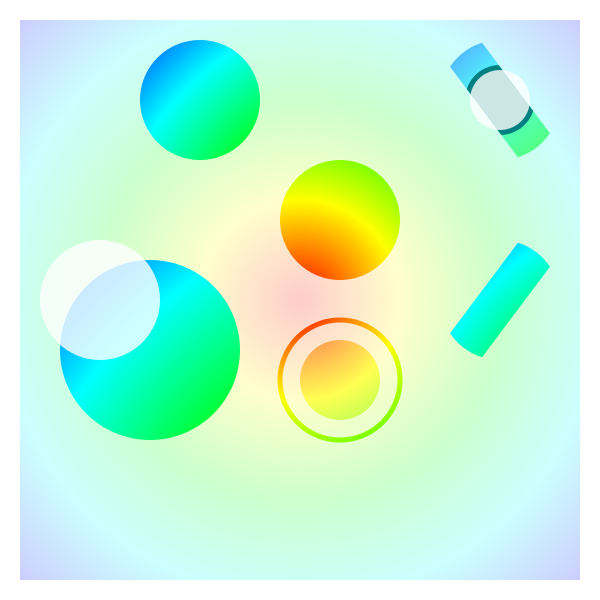

The script that drew this image:
from cp_import import cairopath

canvas = cairopath.canvas(600,600,0xffffff)

grad = canvas.radialgradient(0,300,300,500) \
       .stop(0,0xff0000) \
       .stop(0.2,0xffff00) \
       .stop(0.4,0x00ff00) \
       .stop(0.6,0x00ffff) \
       .stop(0.8,0x0000ff) \
       .stop(1,0xff00ff)

canvas.rect(560,560,20,20).fill(grad,opacity=0.2)

with canvas.translate(100,0):
  canvas.circle(60,100,100).fill(grad) # translate X

canvas.translate(340,220).circle(60) \
      .resettransform().fill(grad) # translate circle without shifting gradient
with canvas.translate(340,380):
  canvas.circle(40).fill(grad,opacity=0.6,affect=False) # same
  canvas.circle(60).stroke(grad,width=5,affect=False)

canvas.translate(0,200)
with canvas.scale(1.5):
  canvas.circle(60,100,100).fill(grad) # scale, then translate Y
canvas.circle(60,100,100).fill(0xffffff,opacity=0.8) # translate Y
canvas.resettransform()

canvas.translate(400,0)
with canvas.path().m(0,0).h(50).l(150,200).l(-150,200) \
                  .h(-50).l(150,-200).z().clip():
  canvas.circle(60,100,100).fill(grad,opacity=0.6) # clip, then translate X
  with canvas.translate(0,200):
    canvas.circle(60,100,100).fill(grad) # translate Y, then clip, then translate X
  canvas.circle(35,100,100).fill(0x008080) # clip, then translate X
canvas.circle(30,100,100).fill(0xffffff,opacity=0.8) # translate X

canvas.png('cairopath5.png')
